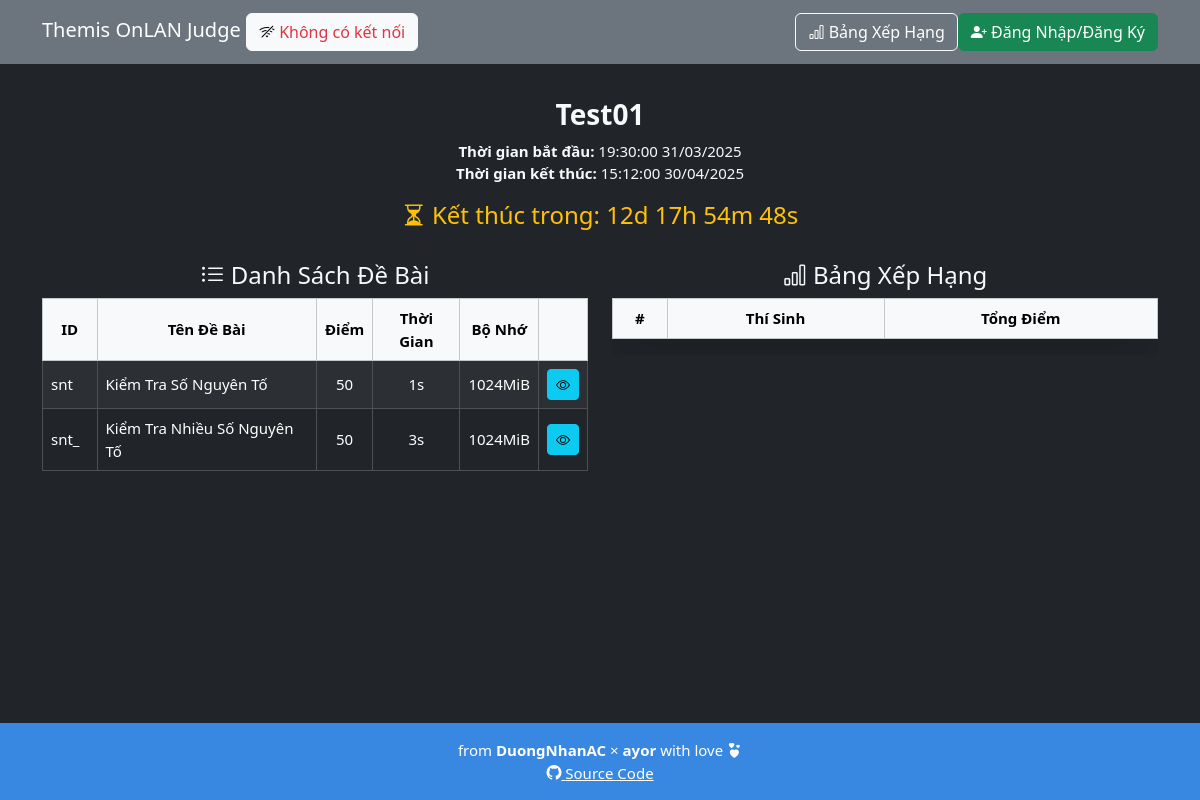
The page / on the database its author committed.
### tables this page shows
CREATE TABLE IF NOT EXISTS `contest_settings` (
  `id` int(11) NOT NULL AUTO_INCREMENT,
  `title` varchar(255) NOT NULL,
  `start_time` datetime NOT NULL,
  `end_time` datetime NOT NULL,
  `submission_path` varchar(255) NOT NULL,
  `allow_registration` tinyint(1) DEFAULT 1,
  `testcase_path` varchar(255) DEFAULT '',
  PRIMARY KEY (`id`)
);

CREATE TABLE IF NOT EXISTS `problems` (
  `id` int(11) NOT NULL AUTO_INCREMENT,
  `name` varchar(255) NOT NULL,
  `full_name` varchar(255) NOT NULL,
  `total_score` int(11) NOT NULL,
  `time_limit` float NOT NULL,
  `memory_limit` int(11) NOT NULL,
  `description` longtext NOT NULL,
  `order_id` int(11) DEFAULT -1,
  `submissions_limit` int(11) DEFAULT -1,
  `stdin` tinyint(1) NOT NULL DEFAULT 0,
  `stdout` tinyint(1) NOT NULL DEFAULT 0,
  PRIMARY KEY (`id`),
  UNIQUE KEY `name` (`name`)
);

### index.php (the view, shortened to what this page needs)
<?php
require 'config.php';
$contest = $pdo->query("SELECT * FROM contest_settings WHERE id = 1")->fetch(PDO::FETCH_ASSOC);
$startTime = strtotime($contest['start_time']);
$endTime = strtotime($contest['end_time']);
$now = time();
$problems = $pdo->query("SELECT * FROM problems WHERE order_id >= 1 ORDER BY order_id ASC")->fetchAll(PDO::FETCH_ASSOC);
?>
<!DOCTYPE html>
<html lang="vi">
<head>
	<link rel="stylesheet" href="assets/css/bootstrap.min.css">
	<link rel="stylesheet" href="assets/css/bootstrap-icons.css">
	<link href="assets/css/prism.css" rel="stylesheet">
	<link rel="stylesheet" href="assets/css/styles.css">
	<link rel="stylesheet" href="assets/css/katex.min.css">
</head>
<body class="bg-dark text-light">
	<nav class="navbar navbar-expand-lg navbar-dark bg-secondary">
		<div class="container">
			<a class="navbar-brand" href="#">Themis OnLAN Judge <span id="ping-result" class="fw-bold"></span></a>
			<div class="collapse navbar-collapse justify-content-end" id="navbarNav">
				<a href="ranking.php" class="btn btn-outline-light">
					<i class="bi bi-bar-chart"></i> Bảng Xếp Hạng
				</a>
				<?php if (isset($_SESSION['user_id'])): ?>
					<a href="submissions.php" class="btn btn-outline-light">
						<i class="bi bi-clock-history"></i> Lịch Sử Nộp Bài
					</a>
					<div class="dropdown">
						<button class="btn btn-outline-light dropdown-toggle" type="button" id="userDropdown" data-bs-toggle="dropdown">
							<i class="bi bi-person-circle"></i>
						</button>
						<ul class="dropdown-menu dropdown-menu-end">
							<li><span class="dropdown-item-text" style='color:white;'>Xin chào, <strong><?= htmlspecialchars($_SESSION['username']) ?></strong></span></li>
							<li><hr class="dropdown-divider"></li>
							<?php if ($_SESSION['role'] === 'admin'): ?>
								<li>
									<a href="problems.php" class="dropdown-item">
										<i class="bi bi-journal-text"></i> Danh Sách Đề Bài
									</a>
								</li>
								<li>
									<a href="admin_dashboard.php" class="dropdown-item">
										<i class="bi bi-speedometer2"></i> Bảng Điều Khiển
									</a>
								</li>
							<?php endif; ?>
							<li>
								<a href="edit_profile.php" class="dropdown-item">
									<i class="bi bi-pencil-square"></i> Chỉnh Sửa Thông Tin
								</a>
							</li>
							<li>
								<a href="change_password.php" class="dropdown-item">
									<i class="bi bi-key"></i> Đổi Mật Khẩu
								</a>
							</li>
							<li><hr class="dropdown-divider"></li>
							<li>
								<a href="?logout" class="dropdown-item text-danger">
									<i class="bi bi-box-arrow-right"></i> Đăng Xuất
								</a>
							</li>
						</ul>
					</div>
				<?php else: ?>
					<a href="auth.php" class="btn btn-success">
						<i class="bi bi-person-plus-fill"></i> Đăng Nhập/Đăng Ký
					</a>
				<?php endif; ?>
			</div>
		</div>
	</nav>
	<div class="container my-4 text-center">
		<h3><?= htmlspecialchars($contest['title']) ?></h3>
		<p>
			<strong>Thời gian bắt đầu:</strong> <?= date("H:i:s d/m/Y", $startTime) ?><br>
			<strong>Thời gian kết thúc:</strong> <?= date("H:i:s d/m/Y", $endTime) ?>
		</p>
		<h4 id="countdown" class="text-warning" data-start-time="<?= $startTime ?>" data-end-time="<?= $endTime ?>"></h4>
	</div>
	<div class="container">
		<div class="row">
			<?php if ($now >= $startTime && $now < $endTime): ?>
				<div class="col-md-6">
					<h4 class="text-center"><i class="bi bi-list-ul"></i> Danh Sách Đề Bài</h4>
					<table class="table table-bordered table-dark table-striped table-hover">
						<thead class="table-light text-dark text-center align-middle">
							<tr>
								<th style="width: 10%;">ID</th>
								<th style="min-width: 25%;">Tên Đề Bài</th>
								<th style="width: 5%;">Điểm</th>
								<th style="min-width: 15%;">Thời Gian</th>
								<th style="min-width: 15%;">Bộ Nhớ</th>
								<th style="min-width: 10%;"></th>
							</tr>
						</thead>
						<tbody>
							<?php foreach ($problems as $problem): ?>
							<tr class="align-middle">
								<td><?= htmlspecialchars($problem['name']) ?></td>
								<td><?= htmlspecialchars($problem['full_name']) ?></td>
								<td class="text-center"><?= htmlspecialchars($problem['total_score']) ?></td>
								<td class="text-center"><?= htmlspecialchars($problem['time_limit']) ?>s</td>
								<td class="text-center"><?= htmlspecialchars($problem['memory_limit']) ?>MiB</td>
								<td class="text-center">
									<button class="btn btn-info btn-sm" onclick="viewProblem('<?= htmlspecialchars($problem['name']) ?>')"><i class="bi bi-eye"></i></button>
								</td>
							</tr>
							<?php endforeach; ?>
						</tbody>
					</table>
				</div>
			<?php else: ?>
				<h4 class="text-center text-danger"><i class="bi bi-hourglass-split"></i> Kỳ thi chưa bắt đầu hoặc đã kết thúc!</h4>
			<?php endif; ?>
			<div class="col-md-6">
				<h4 class="text-center"><i class="bi bi-bar-chart"></i> Bảng Xếp Hạng</h4>
				<div class="table-responsive">
					<table class="table table-dark table-bordered table-hover rounded-3 shadow-lg" id="rankingTable">
					<thead class="table-light text-dark text-center">
						<tr>
							<th style="width: 10%;">#</th>
							<th>Thí Sinh</th>
							<th style="min-width: 30%;">Tổng Điểm</th>
						</tr>
					</thead>
				</table>
				</div>
			</div>
		</div>
	</div>
</body>
<footer>
	<div class="text-center mt-3">
		<p>from <b>DuongNhanAC</b> × <b>ayor</b> with love <i class="bi bi-hearts"></i><br />
		<a href="https://github.com/duongnotnhan/themis-onlan-judge"><i class="bi bi-github"></i> Source Code</a></p>
	</div>
</footer>
</html>

### assets/css/styles.css (style rules this page uses)
html { height: 100%; }
.container a { color: #fff !important; }
:root { --bs-link-color-rgb: #7de77d; }
#problemDescription h1, h2, h3 { margin-top: 10px; font-weight: bold; }
body { min-height: 100%; margin: 0; font-size: 15px; display: flex; flex-direction: column; }
footer { margin-top: auto; background-color: rgb(56, 135, 224); color: white; text-align: center; }

### rows shown on the page
contest_settings: title "Test01", start_time "19:30:00 31/03/2025", end_time "15:12:00 30/04/2025"
problems: name "snt", full_name "Kiểm Tra Số Nguyên Tố", total_score "50", time_limit "1", memory_limit "1024"
problems: name "snt_", full_name "Kiểm Tra Nhiều Số Nguyên Tố", total_score "50", time_limit "3", memory_limit "1024"
